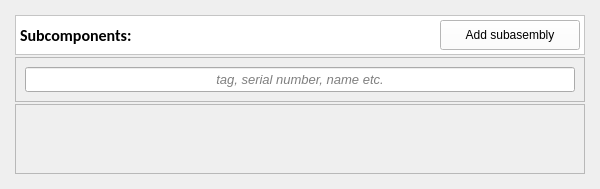
          <widget class="QWidget" name="rightSidedContent" native="true">
           <property name="sizePolicy">
            <sizepolicy hsizetype="Expanding" vsizetype="Preferred">
             <horstretch>0</horstretch>
             <verstretch>0</verstretch>
            </sizepolicy>
           </property>
           <property name="minimumSize">
            <size>
             <width>600</width>
             <height>0</height>
            </size>
           </property>
           <layout class="QVBoxLayout" name="verticalLayout_15">
            <item>
             <widget class="QWidget" name="subAssembliesContainer" native="true">
              <property name="sizePolicy">
               <sizepolicy hsizetype="Preferred" vsizetype="Expanding">
                <horstretch>0</horstretch>
                <verstretch>0</verstretch>
               </sizepolicy>
              </property>
              <property name="styleSheet">
               <string notr="true"/>
              </property>
              <layout class="QHBoxLayout" name="horizontalLayout_7">
               <property name="spacing">
                <number>2</number>
               </property>
               <property name="leftMargin">
                <number>2</number>
               </property>
               <property name="topMargin">
                <number>2</number>
               </property>
               <property name="rightMargin">
                <number>2</number>
               </property>
               <property name="bottomMargin">
                <number>2</number>
               </property>
               <item>
                <widget class="QWidget" name="subAssembliesListWidget" native="true">
                 <property name="sizePolicy">
                  <sizepolicy hsizetype="Preferred" vsizetype="Expanding">
                   <horstretch>0</horstretch>
                   <verstretch>0</verstretch>
                  </sizepolicy>
                 </property>
                 <layout class="QVBoxLayout" name="subAssembliesListLayout">
                  <property name="spacing">
                   <number>2</number>
                  </property>
                  <property name="leftMargin">
                   <number>2</number>
                  </property>
                  <property name="topMargin">
                   <number>2</number>
                  </property>
                  <property name="rightMargin">
                   <number>2</number>
                  </property>
                  <property name="bottomMargin">
                   <number>2</number>
                  </property>
                  <item>
                   <widget class="QFrame" name="frame_16">
                    <property name="styleSheet">
                     <string notr="true">background-color: rgb(255, 255, 255);</string>
                    </property>
                    <property name="frameShape">
                     <enum>QFrame::StyledPanel</enum>
                    </property>
                    <property name="frameShadow">
                     <enum>QFrame::Raised</enum>
                    </property>
                    <layout class="QHBoxLayout" name="horizontalLayout_33">
                     <property name="leftMargin">
                      <number>4</number>
                     </property>
                     <property name="topMargin">
                      <number>4</number>
                     </property>
                     <property name="rightMargin">
                      <number>4</number>
                     </property>
                     <property name="bottomMargin">
                      <number>4</number>
                     </property>
                     <item>
                      <widget class="QLabel" name="label_72">
                       <property name="sizePolicy">
                        <sizepolicy hsizetype="Expanding" vsizetype="Preferred">
                         <horstretch>0</horstretch>
                         <verstretch>0</verstretch>
                        </sizepolicy>
                       </property>
                       <property name="font">
                        <font>
                         <family>Calibri</family>
                         <pointsize>12</pointsize>
                         <weight>75</weight>
                         <bold>true</bold>
                        </font>
                       </property>
                       <property name="text">
                        <string>Subcomponents:</string>
                       </property>
                      </widget>
                     </item>
                     <item>
                      <widget class="QPushButton" name="addSubassemblyBtn">
                       <property name="sizePolicy">
                        <sizepolicy hsizetype="Preferred" vsizetype="Fixed">
                         <horstretch>0</horstretch>
                         <verstretch>0</verstretch>
                        </sizepolicy>
                       </property>
                       <property name="minimumSize">
                        <size>
                         <width>140</width>
                         <height>30</height>
                        </size>
                       </property>
                       <property name="styleSheet">
                        <string notr="true">color: rgb(0, 0, 0);</string>
                       </property>
                       <property name="text">
                        <string>Add subasembly</string>
                       </property>
                       <property name="icon">
                        <iconset resource="../resources.qrc">
                         <normaloff>:/Icons/Icons/plus-circle.svg</normaloff>:/Icons/Icons/plus-circle.svg</iconset>
                       </property>
                      </widget>
                     </item>
                    </layout>
                   </widget>
                  </item>
                  <item>
                   <widget class="QFrame" name="frame_20">
                    <property name="frameShape">
                     <enum>QFrame::StyledPanel</enum>
                    </property>
                    <property name="frameShadow">
                     <enum>QFrame::Raised</enum>
                    </property>
                    <layout class="QHBoxLayout" name="horizontalLayout_8">
                     <item>
                      <widget class="QLineEdit" name="lineEdit_2">
                       <property name="minimumSize">
                        <size>
                         <width>0</width>
                         <height>25</height>
                        </size>
                       </property>
                       <property name="font">
                        <font>
                         <family>Arial</family>
                         <pointsize>10</pointsize>
                         <weight>50</weight>
                         <italic>true</italic>
                         <bold>false</bold>
                        </font>
                       </property>
                       <property name="inputMask">
                        <string/>
                       </property>
                       <property name="text">
                        <string/>
                       </property>
                       <property name="alignment">
                        <set>Qt::AlignCenter</set>
                       </property>
                       <property name="placeholderText">
                        <string notr="true">tag, serial number, name etc.</string>
                       </property>
                       <property name="clearButtonEnabled">
                        <bool>true</bool>
                       </property>
                      </widget>
                     </item>
                    </layout>
                   </widget>
                  </item>
                  <item>
                   <widget class="QScrollArea" name="scrollArea">
                    <property name="widgetResizable">
                     <bool>true</bool>
                    </property>
                    <widget class="QWidget" name="scrollAreaWidgetContents">
                     <property name="geometry">
                      <rect>
                       <x>0</x>
                       <y>0</y>
                       <width>572</width>
                       <height>755</height>
                      </rect>
                     </property>
                    </widget>
                   </widget>
                  </item>
                 </layout>
                </widget>
               </item>
              </layout>
             </widget>
            </item>
           </layout>
          </widget>
